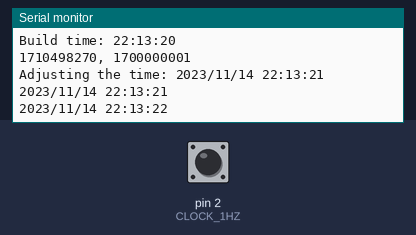
The program below on a simulated Arduino Uno, built with avr-gcc and run on an emulated ATmega328P. On the bench: the last lines printed to the serial monitor. The test bench sets the inputs (shaded band); at power-on: pin 2 (CLOCK_1HZ) HIGH. The local clock reads 2024-03-15 10:24:30 at power-on unless the program sets it; the sensor or clock chip raises its interrupt line as the real part does.

Above: at 1.2 s.
1.3 s: pin 2 (CLOCK_1HZ) pulled LOW for 0.15 s
At 2.7 s:
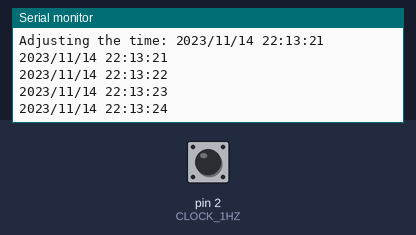
2.9 s: pin 2 (CLOCK_1HZ) pulled LOW for 1 s
At 5.3 s:
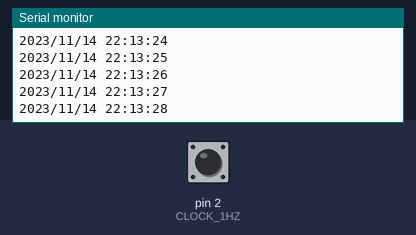
5.4 s: pin 2 (CLOCK_1HZ) pulsed LOW 2 times (0.12 s each, 0.3 s apart)
At 7.4 s:
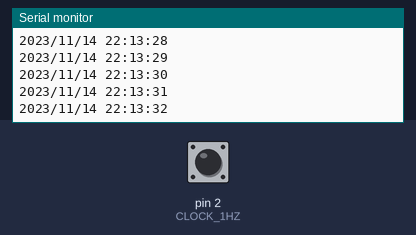
9.0 s: pin 2 (CLOCK_1HZ) pulled LOW for 0.15 s
At 11.35 s:
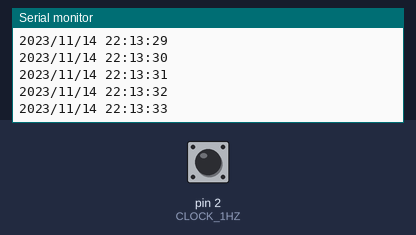
Timing chart, 0 to 11.6 s (numbered marks = the images above; inputs shaded):
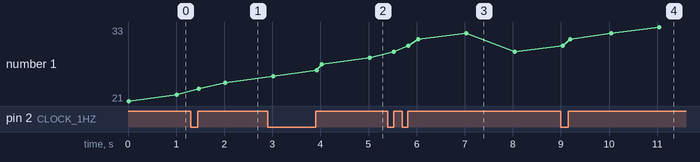

Measured:
- after the input at 1.3 s, the serial monitor: prints a new line after 0.72 s (image 1)
- after the input at 2.9 s, the serial monitor: prints a new line after 2.1 s (image 2)
- after the input at 5.4 s, the serial monitor: prints a new line after 1.6 s (image 3)
- after the input at 9.0 s, the serial monitor: prints a new line after 2.0 s (image 4)
- plotted number 1: 22 → 24 after the input at 1.3 s, 24 → 28 after the input at 2.9 s, 29 → 33 after the input at 9.0 s

The program:

main.cpp
```cpp
/**
 * @brief Test the RTClib and DS3231, DS1307 RTC chips.
 * James Gallagher 8/5/24
 */

#include <Arduino.h>
#include <PinChangeInterrupt.h>
#include <RTClib.h> // https://github.com/adafruit/RTClib

#include "print.h"

#define BAUD_RATE 115200        // old: 9600
#define CLOCK_QUERY_INTERVAL 12 // seconds

#define CLOCK_1HZ 2 // D2

#if USE_DS3231
RTC_DS3231 rtc;
#elif USE_DS1307
RTC_DS1307 rtc;
#endif

// The global value of time - enables advancing time without I2C use. This
// is global so the value set in setup() will be available initially in the loop().
//
// DateTime cannot be 'volatile' given its definition
DateTime dt;

// The current display digits
volatile int digit_0;
volatile int digit_1;
volatile int digit_2;
volatile int digit_3;
volatile int digit_4;
volatile int digit_5;

void update_display_with_time() {
    digit_0 = dt.second() % 10;
    digit_1 = dt.second() / 10;

    digit_2 = dt.minute() % 10;
    digit_3 = dt.minute() / 10;

    digit_4 = dt.hour() % 10;
    digit_5 = dt.hour() / 10;
}

// mm/dd/yy
void update_display_with_date() {
    digit_0 = dt.year() % 10;
    digit_1 = (dt.year() - 2000) / 10;

    digit_2 = dt.day() % 10;
    digit_3 = dt.day() / 10;

    digit_4 = dt.month() % 10;
    digit_5 = dt.month() / 10;
}

/**
 * Print the values of the current digits
 */
void print_digits(bool newline) {
#if DEBUG
    print("%01d-%01d-%01d-%01d-%01d-%01d\n", digit_5, digit_4, digit_3, digit_2, digit_1, digit_0);
#endif
}

/**
 * Print the current time, formatted
 */
void print_time(DateTime dt, bool print_newline = false) {
#if DEBUG
    // or Serial.println(now.toString(buffer));, buffer == YY/MM/DD hh:mm:ss
    print("%02d/%02d/%02d %02d:%02d:%02d", dt.year(), dt.month(), dt.day(), dt.hour(), dt.minute(), dt.second());
    if (print_newline)
        print("\n");
#endif
}
// Set HIGH when the CLOCK_QUERY_INTERVAL seconds have elapsed and
// the RTC should be accessed.
volatile bool get_time = false;

// Set HIGH when the 1 second interrupt been triggered by the clock,
// Used in main_mode_handler()
volatile bool update_display = false;

/**
 * @brief Record that one second has elapsed
 */
void timer_1HZ_tick_ISR() {
    static volatile int tick_count = 0;

    tick_count++;

    if (tick_count >= CLOCK_QUERY_INTERVAL) {
        // update time using I2C access to the clock
        tick_count = 0;
        get_time = true;
    } else {
        // when get_time is false, main_mode_handler() adds one second to the global
        // time (dt) when update_display is true.
        update_display = true;
    }
}

void setup() {
// Enable some minor, chatty, messages on the serial line.
#if DEBUG
    Serial.begin(BAUD_RATE);
#endif
    DPRINT("boot...\n");

    Wire.begin();

    if (rtc.begin()) {
        DPRINT("DS3131/DS1307 RTC Start\n");
    } else {
        DPRINT("Couldn't find RTC\n");
        // TODO Set error flag
    }
#if ADJUST_TIME
    // Run this here, before serial configuration to shorten the delay
    // between the compiled-in times and the set operation.
    Serial.print("Build date: ");
    Serial.println(__DATE__);
    Serial.print("Build time: ");
    Serial.println(__TIME__);

    DateTime build_time = DateTime(F(__DATE__), F(__TIME__));
    TimeSpan ts(ADJUST_TIME);
    build_time = build_time + ts;
    DateTime now = rtc.now();

    Serial.print(now.unixtime());
    Serial.print(", ");
    Serial.println(build_time.unixtime());

    if (abs(now.unixtime() - build_time.unixtime()) > 60) {
        Serial.print("Adjusting the time: ");
        print_time(build_time, true);

        rtc.adjust(build_time);
    }
#endif

#if USE_DS3231
    rtc.writeSqwPinMode(DS3231_SquareWave1Hz);
#elif USE_DS1307
    rtc.writeSqwPinMode(DS1307_SquareWave1HZ);
#endif

    dt = rtc.now();
    print_time(dt, true);

    cli(); // stop interrupts

    // This is used for the 1Hz pulse from the clock that triggers
    // time updates.
    pinMode(CLOCK_1HZ, INPUT_PULLUP);

    // time_1Hz_tick() sets a flag that is tested in loop()
    attachInterrupt(digitalPinToInterrupt(CLOCK_1HZ), timer_1HZ_tick_ISR, RISING);

    sei(); // start interrupts
}

void main_mode_handler() {
    static TimeSpan ts(1); // a one-second time span

    if (get_time) {
        DPRINT("Get time\n");
        get_time = false;
        dt = rtc.now(); // This call takes about 1ms
        print_time(dt, true);
    } else if (update_display) {
        update_display = false;
        dt = dt + ts; // Advance 'dt' by one second
        print_time(dt, true);
    }
}

void loop() {
    // put your main code here, to run repeatedly:
    delay(50);
    main_mode_handler();
    // dt = rtc.now();  // This call takes about 1ms
    //  print_time(dt, true);
}
```

print.h
```cpp
/**
 * A version of printf for the Arduino.
 * 11/20/22
 * James Gallagher <jhrg@mac.com>
 */

void print(const char *fmt, ...);
void print(const __FlashStringHelper *fmt, ...);

// Print using %02d
// TODO needs work
//#define frac(f) (int)((f > 0.0) ? (int(f*100)%100) : round((f+ceil(f))*100.0))
#define frac(f) (int(f * 100) % 100)

void flush();

// Using F() in this macro reduced RAM use from 67% to 50% in ~1200 LOC
#if DEBUG
#define DPRINTV(fmt, ...) print(F(fmt), __VA_ARGS__)
#define DPRINT(fmt) print(F(fmt))
#define DPRINTF(fmt, f) Serial.print(fmt); Serial.println(f)
#else
#define DPRINTV(fmt, ...)
#define DPRINT(fmt)

#define DPRINTF(fmt, f)
#endif
```

print.cc
```cpp
/**
 * A version of printf for the Arduino.
 * 11/20/22
 * James Gallagher <jhrg@mac.com>
 */

#include <Arduino.h>

/**
 * @brief A printf() clone
 *
 * Use sprintf to format data for printing and pass the resulting string to
 * Arduino Serial.print(). Does not print a newline, so include that in 'fmt.'
 *
 * @note The printf family on the Atmel 328 processors does not support float
 * or double values without rebuilding one of the libraries. Use %d and round()
 * or break the float into two parts.
 *
 * @param fmt A sprintf format string
 * @param ... Variadic arguments matching fmt
 * @return void
 */
void print(const char *fmt, ...) {
    char msg[128];
    va_list ap;
    va_start(ap, fmt);
    vsnprintf(msg, sizeof(msg), fmt, ap); // copies args
    va_end(ap);

    Serial.print(msg);
}

void print(const __FlashStringHelper *flash_fmt, ...) {
    // Copy the string from flash to RAM for use with vsnprintf()
    char fmt[128];
    strncpy_P(fmt, (const char *)flash_fmt, sizeof(fmt));

    va_list ap;
    va_start(ap, flash_fmt);
    char msg[128];
    vsnprintf(msg, sizeof(msg), fmt, ap); // copies args
    va_end(ap);

    Serial.print(msg);
}

void flush() {
    Serial.flush();
}
```
